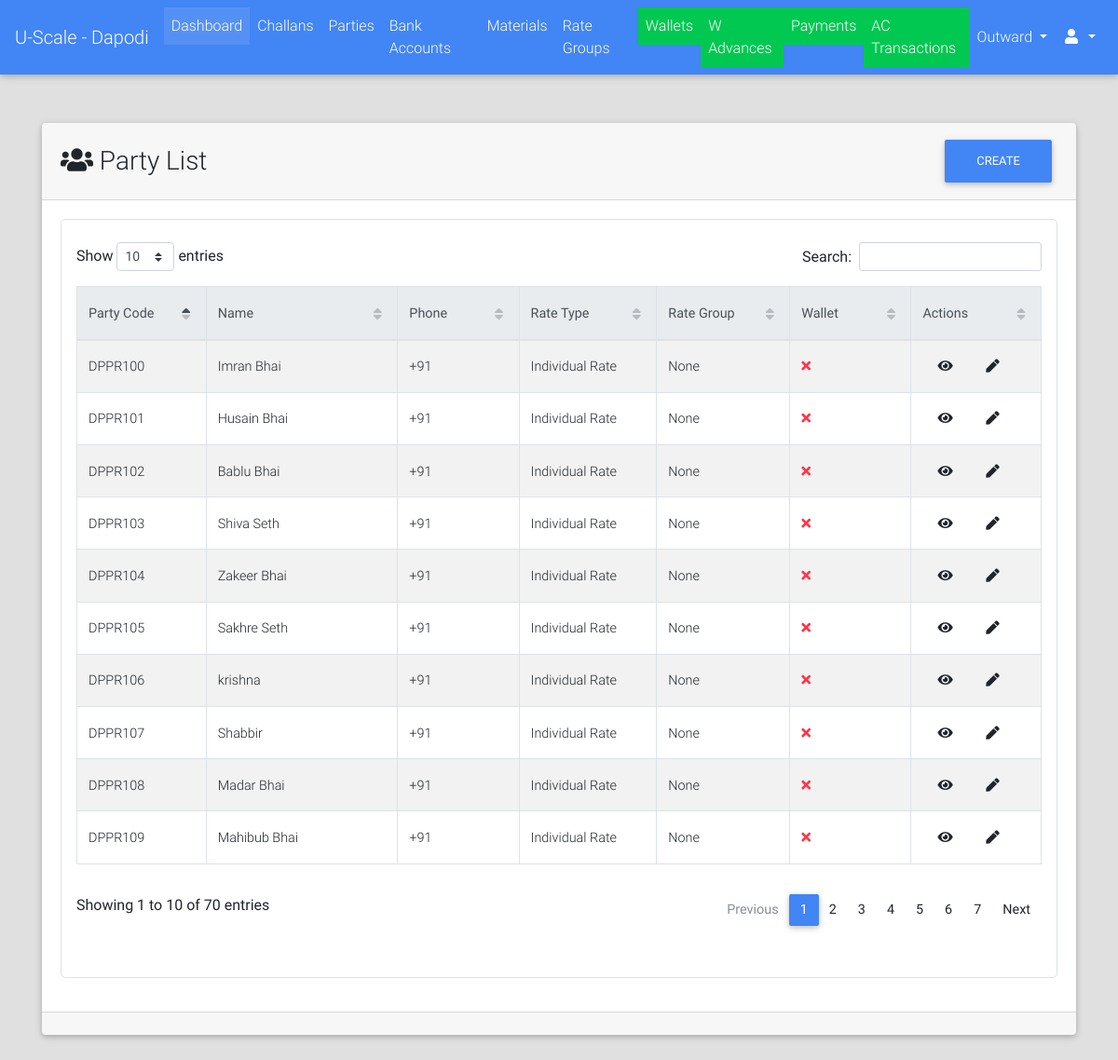
Page /parties/list/ (signed in) on the earlier database version.
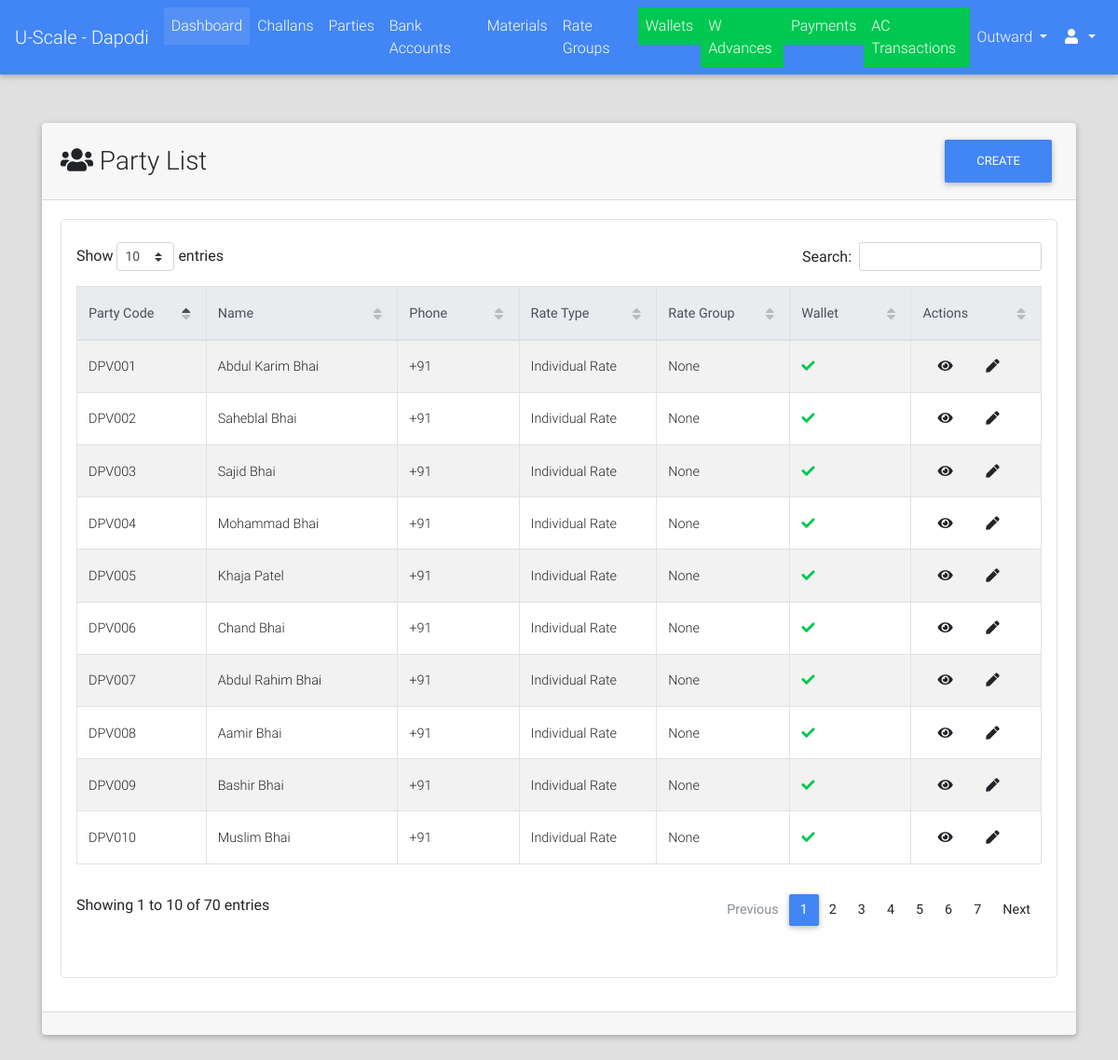
Same page on the later database version.
### parties/models.py (models this page shows, shortened)
class Party(models.Model):
    RATE_TYPE_CHOICES = (("GR", "Group Rate"), ("IR", "Individual Rate"))
    rate_type = models.CharField(max_length=2, choices=RATE_TYPE_CHOICES)
    rate_group = models.ForeignKey("rates.RateGroup", on_delete=models.PROTECT, blank=True, null=True)
    name = models.CharField(max_length=128)
    party_code = models.CharField(max_length=32, blank=True)
    address = models.TextField(blank=True)
    phone = models.CharField(max_length=13)
    whatsapp = models.CharField(max_length=13, blank=True)
    email = models.EmailField(blank=True, null=True)
    extra_info = models.TextField(blank=True)
    is_wallet_party = models.BooleanField(default=False)
    is_active = models.BooleanField(default=True)
    class Meta:
        verbose_name = "Party"
        verbose_name_plural = "Parties"
    @property
    def get_absolute_url(self):
        return reverse_lazy("parties:detail", kwargs={"party_code": self.party_code})
    @property
    def get_update_url(self):
        return reverse_lazy("parties:update", kwargs={"party_code": self.party_code})

### parties/views.py (the view)
class PartyListView(LoginRequiredMixin, ListView):
    model = Party
    context_object_name = "parties"
    template_name = "parties/list.html"
    ordering = "-id"
    def get_queryset(self):
        qs = super().get_queryset()
        return qs.filter(is_active=True)

### portal/templatetags/constant_tags.py (called while the page is built)
@register.simple_tag
def get_branch_name():
    return settings.BRANCH_NAME

### portal/templates/parties/list.html (shortened to what this page needs)
{% extends "portal/base.html" %}
{% load crispy_forms_tags %}
{% load static %}
{% block custom_links %}
    <link href="{% static "css/addons/datatables.min.css" %}" rel="stylesheet">
    <link href="{% static "css/addons/datatables-select.min.css" %}" rel="stylesheet">
{% endblock %}
{% block content %}
    <br><br>
    <div class="container">
        <div class="card">
            <div class="card-header">
                <div class="row">
                    <div class="col-lg-9 m-auto">
                        <h3 class="m-auto"><i class="fa fa-users"></i> Party List</h3>
                    </div>
                    <div class="col-lg-3">
                        <a class="float-right" href="{% url "parties:add" %}"><button class="btn btn-primary">Create</button></a>
                    </div>
                </div>
            </div>
            <div class="card-body">
                 <div class="table p-3 border" style="border-radius: 5px">
                     <table id="dt-basic-checkbox" class="table table-striped table-bordered" cellspacing="0" width="100%">
                         <thead class="thead-light">
                            <th class="th-sm">Party Code</th>
                            <th class="th-sm">Name</th>
                            <th class="th-sm">Phone</th>
                            <th class="th-sm">Rate Type</th>
                            <th class="th-sm">Rate Group</th>
                            <th class="th-sm">Wallet</th>
                            <th class="th-sm">Actions</th>
                         </thead>
                         <tbody>
                             {% if parties %}
                                 {% for party in parties %}
                                     <tr>
                                         <td><a href="{{ party.get_absolute_url }}">{{ party.party_code }}</a></td>
                                        <td>{{ party.name }}</td>
                                        <td>{{ party.phone }}</td>
                                        <td>{{ party.get_rate_type_display }}</td>
                                        <td>{{ party.rate_group }}</td>
                                        <td>
                                            {% if party.is_wallet_party %}
                                                <i class="fa fa-check text-success"></i>
                                            {% else %}
                                                <i class="fa fa-times text-danger"></i>
                                            {% endif %}
                                        </td>
                                        <td class="m-auto">
                                            <a class="m-3" href="{{ party.get_absolute_url }}"><i class="fa fa-eye"></i></a>
                                            <a class="m-3" href="{{ party.get_update_url }}"><i class="fa fa-pen"></i></a>
                                        </td>
                                     </tr>
                                 {% endfor %}
                             {% else %}
                                 <span class="text-black-50 font-weight-bold">No Parties Found</span>
                             {% endif %}
                         </tbody>
                    </table>
                 </div>
            </div>
            <div class="card-footer">
            </div>
        </div>
    </div>
{% endblock %}

Differences in the rows shown:
no longer on this page (row edited): Party: party_code "DPPR109", name "Mahibub Bhai", phone "+91", rate_type "Individual Rate", rate_group "None", is_wallet_party False (drawn)
no longer on this page (row edited): Party: party_code "DPPR108", name "Madar Bhai", phone "+91", rate_type "Individual Rate", rate_group "None", is_wallet_party False (drawn)
no longer on this page (row edited): Party: party_code "DPPR107", name "Shabbir", phone "+91", rate_type "Individual Rate", rate_group "None", is_wallet_party False (drawn)
no longer on this page (row edited): Party: party_code "DPPR106", name "krishna", phone "+91", rate_type "Individual Rate", rate_group "None", is_wallet_party False (drawn)
no longer on this page (row edited): Party: party_code "DPPR105", name "Sakhre Seth", phone "+91", rate_type "Individual Rate", rate_group "None", is_wallet_party False (drawn)
no longer on this page (row edited): Party: party_code "DPPR104", name "Zakeer Bhai", phone "+91", rate_type "Individual Rate", rate_group "None", is_wallet_party False (drawn)
no longer on this page (row edited): Party: party_code "DPPR103", name "Shiva Seth", phone "+91", rate_type "Individual Rate", rate_group "None", is_wallet_party False (drawn)
no longer on this page (row edited): Party: party_code "DPPR102", name "Bablu Bhai", phone "+91", rate_type "Individual Rate", rate_group "None", is_wallet_party False (drawn)
no longer on this page (row edited): Party: party_code "DPPR101", name "Husain Bhai", phone "+91", rate_type "Individual Rate", rate_group "None", is_wallet_party False (drawn)
no longer on this page (row edited): Party: party_code "DPPR100", name "Imran Bhai", phone "+91", rate_type "Individual Rate", rate_group "None", is_wallet_party False (drawn)
now on this page (row edited): Party: party_code "DPV010", name "Muslim Bhai", phone "+91", rate_type "Individual Rate", rate_group "None", is_wallet_party True (drawn)
now on this page (row edited): Party: party_code "DPV009", name "Bashir Bhai", phone "+91", rate_type "Individual Rate", rate_group "None", is_wallet_party True (drawn)
now on this page (row edited): Party: party_code "DPV008", name "Aamir Bhai", phone "+91", rate_type "Individual Rate", rate_group "None", is_wallet_party True (drawn)
now on this page (row edited): Party: party_code "DPV007", name "Abdul Rahim Bhai", phone "+91", rate_type "Individual Rate", rate_group "None", is_wallet_party True (drawn)
now on this page (row edited): Party: party_code "DPV006", name "Chand Bhai", phone "+91", rate_type "Individual Rate", rate_group "None", is_wallet_party True (drawn)
now on this page (row edited): Party: party_code "DPV005", name "Khaja Patel", phone "+91", rate_type "Individual Rate", rate_group "None", is_wallet_party True (drawn)
now on this page (row edited): Party: party_code "DPV004", name "Mohammad Bhai", phone "+91", rate_type "Individual Rate", rate_group "None", is_wallet_party True (drawn)
now on this page (row edited): Party: party_code "DPV003", name "Sajid Bhai", phone "+91", rate_type "Individual Rate", rate_group "None", is_wallet_party True (drawn)
now on this page (row edited): Party: party_code "DPV002", name "Saheblal Bhai", phone "+91", rate_type "Individual Rate", rate_group "None", is_wallet_party True (drawn)
now on this page (row edited): Party: party_code "DPV001", name "Abdul Karim Bhai", phone "+91", rate_type "Individual Rate", rate_group "None", is_wallet_party True (drawn)
